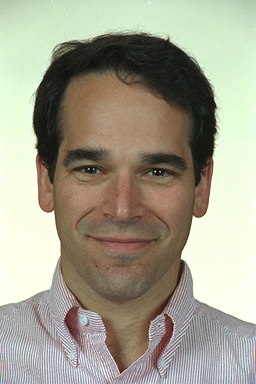
%> input picture colFace/00526_940519_fa.ppm, 256 x 384 px; its folder holds 4 pictures in this run
$ octave face_rec.m   (GNU Octave 9; MATLAB toolbox functions it lacks are replaced by stand-ins)
%> lines starting %> are read from the running program, lines starting %| are printed output that depends on the picture
clear all;
close all;

% Establishing the directory
dinfo = dir('/Users/drsain/Documents/Matlab/colFace');
dinfo([dinfo.isdir]) = [];

% h is the height of each image in pixels
% w is the width of each image in pixels
% n is the number of images in the database
%[h,w] = size(imread('/Users/drsain/Documents/Matlab/colFace/00206_940128_fa_a.ppm'));
h = 256;
w = 384;
n1 = size(dinfo);
n = n1(1,1);

% This section inputs all of the data in the database. This is done by
% transforming the original hxw matrix into a column vector of length h*w.
% All of these column vectors are combined into the matrix yalefaces which
% stores all of the data from all of the image in the database.
% Also in this section the mean image is created. The mean image is the
% average pixel value for all images.
yalefaces = [];
mean = zeros(h*w,1);
for i = 2:n
    % Designates the file's location
    filename = fullfile('/Users/drsain/Documents/Matlab/colFace/',dinfo(i).name);
    % Reads the data from the location
    face = imread(filename);
%> face is the input picture: size 384x256x3 uint8; mean R, G, B 163.3, 159.6, 142.1
    face = rgb2gray(face);
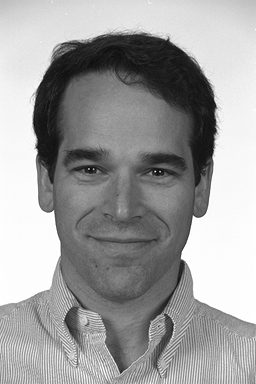
%> face: size 384x256 uint8; min 7, max 255, mean 158.7
    % Transforms the data from a matrix into a column vector.
    face = reshape(face,[h*w 1]);
    face = double(face);
    mean = mean + face;
    % This stores all of the column vectors in one matrix.
    yalefaces(:,i-1) = face(:);
end
%> pass 2 of the loop `for i = 2:n`:
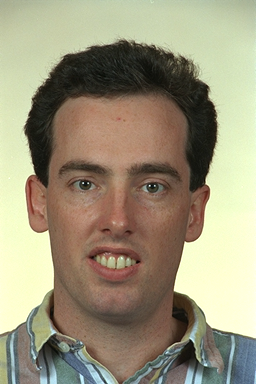
%> input picture colFace/00527_940519_fa.ppm, 256 x 384 px
%> face is the input picture: size 384x256x3 uint8; mean R, G, B 155.8, 148.1, 123.3
%> `face = rgb2gray(face);`:
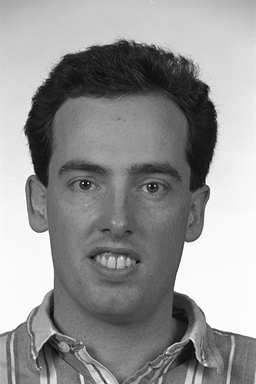
%> face: size 384x256 uint8; min 1, max 255, mean 147.6
%> pass 3 of the loop `for i = 2:n`:
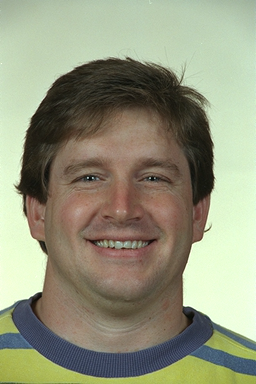
%> input picture colFace/00528_940519_fa.ppm, 256 x 384 px
%> face is the input picture: size 384x256x3 uint8; mean R, G, B 146.8, 148.5, 124.4
%> `face = rgb2gray(face);`:
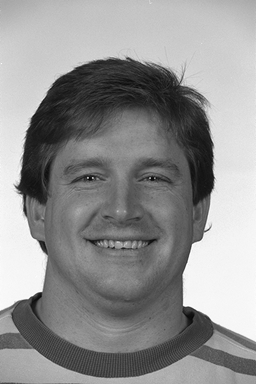
%> face: size 384x256 uint8; min 7, max 254, mean 145.2
% This calculates the average image.
mean = mean/(n-1);
imagesc(reshape(mean(:,1),w,h))
colormap gray
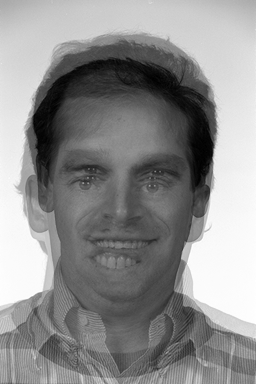
%> displayed picture: size 384x256x3, on the screen's scale of 0 to 255; min 0, max 255, mean 142.2

% a is a matrix where each column is the difference between the equivalent
% image and the average image.
a = zeros(h*w,n-1);
for i = 1: n-1
    a(:,i) = yalefaces(:,i) - mean(:,1);
end


% This section finds the eigenvectors of the covariant matrix.
% In other words this section computes the singular values and vectors of
% the SVD of a.
s = a'*a;
%> s = [116171837.4 -33115959.9 -83055877.6; -33115959.9 69587480.8 -36471520.9; -83055877.6 -36471520.9 119527398.4]
% obtain eigenvalue & eigenvector
[V,D] = eig(s);
%> V = [-0.577 0.429 0.695; -0.577 -0.816 0.0245; -0.577 0.387 -0.719]; D = [-4.1e-05 0 0; 0 104293811 0; 0 0 200992905.7]
%D = abs(D.^1/2);
D = diag(D);
%> D = [-4.1e-05; 104293811; 200992905.7]
D = D(end:-1:1);
%> D = [200992905.7; 104293811; -4.1e-05]
V = fliplr(V);
%> V = [0.695 0.429 -0.577; 0.0245 -0.816 -0.577; -0.719 0.387 -0.577]
%for i = 6:n-1
%    V(:,i) = zeros(n-1,1);
%end


% This projects the differences on to the singular vectors. This gives a
% basis for the space that contains all of the images.
eigenfaces = a * V;

% This finds the projects of the differences on the eigenface basis.
% Essentially this finds how much each image varies in the directions of
% each of the eigenfaces.
projectimg = [];
for i = 1:n-1
    temp = eigenfaces'*a(:,i);
    projectimg = [projectimg temp];
end
%> this loop made 3 passes
%> temp on passes 2 to 3: [4934064.7; -85117043.7; 2.21e-05], [-144526228.9; 40341278.9; -7.31e-06]
%> projectimg on pass 1: [139592164.2; 44775764.8; -1.48e-05]
% [17 lines of commented-out code are left out]


for i = 1:10
    figure
    for j = 1:20
        subplot(4,5,j)
%> (the run ends here)
